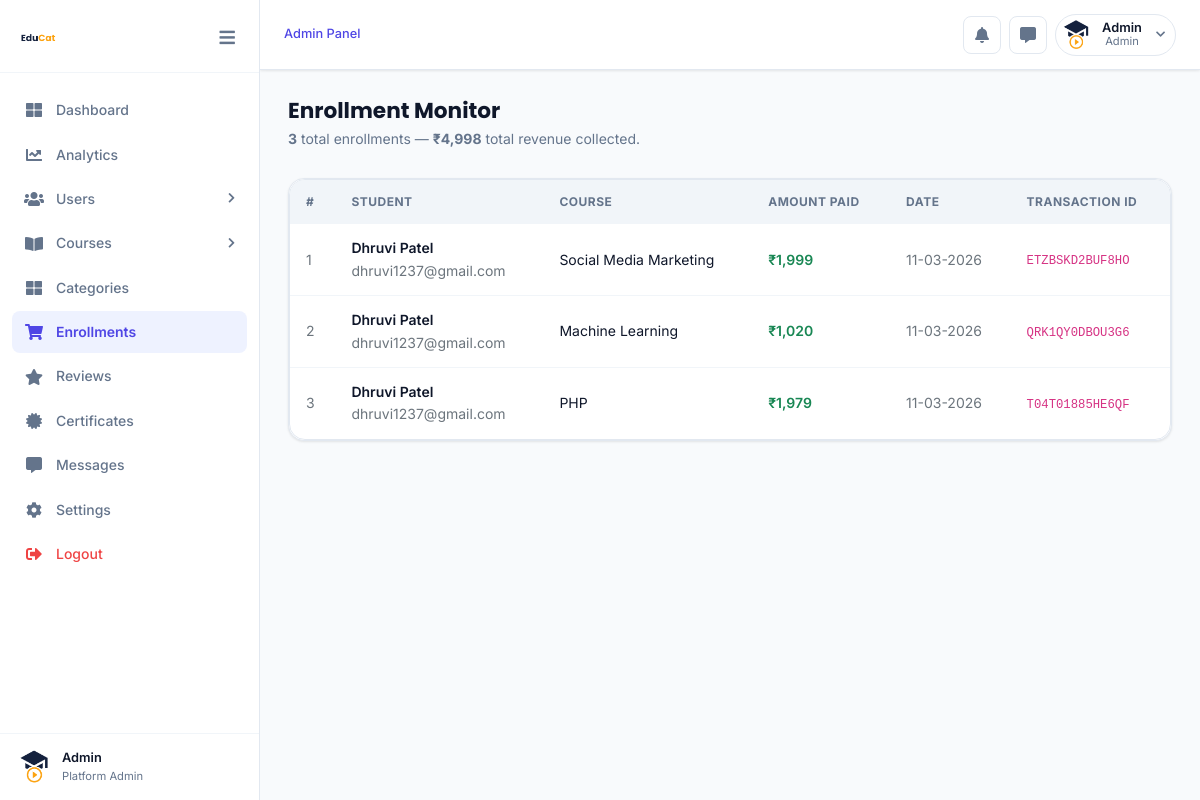
The app's page /dashboard/enrollments.php (signed in) with its own data.
### tables this page shows
CREATE TABLE `user_master` (
  `user_id` int(200) NOT NULL,
  `user_name` varchar(200) NOT NULL,
  `user_email` varchar(200) NOT NULL,
  `user_contact_number` bigint(200) NOT NULL,
  `user_password` varchar(200) NOT NULL,
  `user_profile_photo` varchar(200) NOT NULL DEFAULT 'assets/img/EduCat (4).png',
  `role` int(10) NOT NULL,
  `user_status` tinyint(1) DEFAULT 1,
  `isVerified` int(10) NOT NULL,
  `isActive` int(10) NOT NULL,
  `registration_date` varchar(200) NOT NULL
);

CREATE TABLE `purchased_course_master` (
  `pcm_id` int(200) NOT NULL,
  `course_id` int(200) NOT NULL,
  `user_id` int(200) NOT NULL,
  `payment_amount` int(255) NOT NULL,
  `original_price` int(255) NOT NULL,
  `discount_given` int(255) NOT NULL,
  `purchase_date` varchar(200) NOT NULL,
  `course_favorite` int(10) NOT NULL DEFAULT 0,
  `course_progress` int(255) NOT NULL DEFAULT 0,
  `transaction_id` varchar(200) NOT NULL,
  `course_completed` int(255) NOT NULL,
  `course_rating` int(255) NOT NULL DEFAULT 0
);

CREATE TABLE `course_master` (
  `course_id` int(200) NOT NULL,
  `course_name` varchar(200) NOT NULL,
  `course_image` varchar(200) NOT NULL DEFAULT 'assets/img/notfound.png',
  `course_instructor` int(200) NOT NULL,
  `course_description` varchar(255) NOT NULL,
  `course_language` int(200) NOT NULL,
  `course_price` int(200) NOT NULL,
  `course_discount` int(255) NOT NULL DEFAULT 0,
  `course_category` varchar(200) NOT NULL,
  `course_chapters` int(200) NOT NULL DEFAULT 0,
  `course_demo_lecture` varchar(255) NOT NULL,
  `course_videos` int(200) NOT NULL,
  `course_approved_by_admin` int(200) NOT NULL,
  `course_status` tinyint(1) DEFAULT 1,
  `course_purchases` int(200) NOT NULL,
  `course_lanuched_on` varchar(200) NOT NULL,
  `course_last_updated_on` varchar(200) NOT NULL,
  `course_completion_number` int(200) NOT NULL,
  `course_rating` int(11) NOT NULL
);

### dashboard/enrollments.php (the view, shortened to what this page needs)
<?php
require '../includes/scripts/connection.php';
$enrollments_q = mysqli_query($conn,
    "SELECT pcm.*, um.user_name, um.user_email, cm.course_name, cm.course_price
     FROM purchased_course_master pcm
     LEFT JOIN user_master um ON pcm.user_id = um.user_id
     LEFT JOIN course_master cm ON pcm.course_id = cm.course_id
     ORDER BY pcm.pcm_id DESC");
$total = mysqli_num_rows($enrollments_q);
$total_rev = mysqli_fetch_assoc(mysqli_query($conn,"SELECT COALESCE(SUM(payment_amount),0) r FROM purchased_course_master"))['r'];
?>
<!DOCTYPE html>
<html lang="en">
<head>
<link rel="stylesheet" href="assets/css/bootstrap.min.css">
<link rel="stylesheet" href="assets/plugins/fontawesome/css/all.min.css">
<link rel="stylesheet" href="../instructor/assets/css/instructor.css">
</head>
<body class="instructor-body">
<div class="ins-wrapper">
    <?php include("sidebar.php"); ?>
    <div class="ins-main">
        <?php include("header.php"); ?>
        <div class="ins-content">
            <div class="ins-page-header">
                <div>
                    <h2 class="ins-page-title">Enrollment Monitor</h2>
                    <p class="ins-page-subtitle"><strong><?php echo $total; ?></strong> total enrollments — <strong>₹<?php echo number_format($total_rev); ?></strong> total revenue collected.</p>
                </div>
            </div>
            <div class="ins-card">
                <div class="ins-card__body p-0">
                    <div class="ins-table-wrap">
                        <table class="ins-table">
                            <thead><tr><th>#</th><th>Student</th><th>Course</th><th>Amount Paid</th><th>Date</th><th>Transaction ID</th></tr></thead>
                            <tbody>
                                <?php if($total>0): $i=1; while($r=mysqli_fetch_assoc($enrollments_q)): ?>
                                <tr>
                                    <td class="text-muted"><?php echo $i++; ?></td>
                                    <td>
                                        <div class="fw-600 smallest"><?php echo htmlspecialchars($r['user_name'] ?? 'N/A'); ?></div>
                                        <div class="smallest text-muted"><?php echo htmlspecialchars($r['user_email'] ?? ''); ?></div>
                                    </td>
                                    <td class="smallest"><?php echo htmlspecialchars(mb_substr($r['course_name'] ?? 'N/A', 0, 40)); ?></td>
                                    <td><span class="fw-600 text-success">₹<?php echo number_format($r['payment_amount']); ?></span></td>
                                    <td class="smallest text-muted"><?php echo htmlspecialchars($r['purchase_date']); ?></td>
                                    <td><code class="smallest"><?php echo htmlspecialchars($r['transaction_id']); ?></code></td>
                                </tr>
                                <?php endwhile; else: ?>
                                <tr><td colspan="6" class="text-center py-5"><i class="fas fa-shopping-cart fs-2 d-block mb-2 opacity-25"></i>No enrollments yet.</td></tr>
                                <?php endif; ?>
                            </tbody>
                        </table>
                    </div>
                </div>
            </div>
        </div>
    </div>
</div>
</body></html>

### dashboard/sidebar.php (shortened to what this page needs)
<?php
$currentURL  = $_SERVER['PHP_SELF'];
$currentPage = basename($currentURL);
$coursePages    = ['course-list.php','course-edit.php','course-add.php','course-chapter-list.php','course-chapter-videos-list.php','course-add-chapter.php','course-edit-chapter.php','course-add-video.php','course-edit-video.php'];
$coursesActive  = in_array($currentPage, $coursePages);
$userPages      = ['users.php','instructors.php','students-list.php'];
$usersActive    = in_array($currentPage, $userPages);
?>
<aside class="ins-sidebar" id="ins-sidebar">
    <div class="ins-sidebar__logo">
        <a href="index.php">
            <img src="../assets/img/EduCat (3).png" alt="EduCat" style="height:36px;">
        </a>
        <button id="ins-toggle" style="background:none;border:none;cursor:pointer;margin-left:auto;color:var(--text-muted);font-size:1.1rem;padding:4px;border-radius:6px;transition:var(--transition);" title="Collapse sidebar">
            <i class="fas fa-bars"></i>
        </button>
    </div>
    <nav class="ins-sidebar__nav">
        <ul style="list-style:none;padding:0;margin:0;">
            <li class="ins-nav-item">
                <a href="index.php" class="ins-nav-link <?php echo ($currentPage=='index.php') ? 'active' : ''; ?>">
                    <span class="ins-nav-icon"><i class="fas fa-th-large"></i></span>
                    <span>Dashboard</span>
                </a>
            </li>
            <li class="ins-nav-item">
                <a href="analytics.php" class="ins-nav-link <?php echo ($currentPage=='analytics.php') ? 'active' : ''; ?>">
                    <span class="ins-nav-icon"><i class="fas fa-chart-line"></i></span>
                    <span>Analytics</span>
                </a>
            </li>
            <li class="ins-nav-item">
                <a href="javascript:void(0);" class="ins-nav-link ins-submenu-toggle <?php echo $usersActive ? 'open' : ''; ?>">
                    <span class="ins-nav-icon"><i class="fas fa-users"></i></span>
                    <span>Users</span>
                    <span class="ins-arrow" style="margin-left:auto;font-size:.7rem;transition:transform .25s;<?php echo $usersActive ? 'transform:rotate(90deg);' : ''; ?>"><i class="fas fa-chevron-right"></i></span>
                </a>
            </li>
            <li class="ins-nav-item">
                <a href="javascript:void(0);" class="ins-nav-link ins-submenu-toggle <?php echo $coursesActive ? 'open' : ''; ?>">
                    <span class="ins-nav-icon"><i class="fas fa-book-open"></i></span>
                    <span>Courses</span>
                    <span class="ins-arrow" style="margin-left:auto;font-size:.7rem;transition:transform .25s;<?php echo $coursesActive ? 'transform:rotate(90deg);' : ''; ?>"><i class="fas fa-chevron-right"></i></span>
                </a>
            </li>
            <li class="ins-nav-item">
                <a href="category-list.php" class="ins-nav-link <?php echo ($currentPage=='category-list.php') ? 'active' : ''; ?>">
                    <span class="ins-nav-icon"><i class="fas fa-th-large"></i></span>
                    <span>Categories</span>
                </a>
            </li>
            <li class="ins-nav-item">
                <a href="enrollments.php" class="ins-nav-link <?php echo ($currentPage=='enrollments.php') ? 'active' : ''; ?>">
                    <span class="ins-nav-icon"><i class="fas fa-shopping-cart"></i></span>
                    <span>Enrollments</span>
                </a>
            </li>
            <li class="ins-nav-item">
                <a href="reviews.php" class="ins-nav-link <?php echo ($currentPage=='reviews.php') ? 'active' : ''; ?>">
                    <span class="ins-nav-icon"><i class="fas fa-star"></i></span>
                    <span>Reviews</span>
                </a>
            </li>
            <li class="ins-nav-item">
                <a href="certificates.php" class="ins-nav-link <?php echo ($currentPage=='certificates.php') ? 'active' : ''; ?>">
                    <span class="ins-nav-icon"><i class="fas fa-certificate"></i></span>
                    <span>Certificates</span>
                </a>
            </li>
            <li class="ins-nav-item">
                <a href="messages.php" class="ins-nav-link <?php echo ($currentPage=='messages.php') ? 'active' : ''; ?>">
                    <span class="ins-nav-icon"><i class="fas fa-comment-alt"></i></span>
                    <span>Messages</span>
                </a>
            </li>
            <li class="ins-nav-item">
                <a href="settings.php" class="ins-nav-link <?php echo ($currentPage=='settings.php') ? 'active' : ''; ?>">
                    <span class="ins-nav-icon"><i class="fas fa-cog"></i></span>
                    <span>Settings</span>
                </a>
            </li>
            <li class="ins-nav-item">
                <a href="../logout.php" class="ins-nav-link" style="color: var(--danger);">
                    <span class="ins-nav-icon"><i class="fas fa-sign-out-alt"></i></span>
                    <span>Logout</span>
                </a>
            </li>
        </ul>
    </nav>
    <?php
    if(!isset($userdata)) {
        if(isset($_SESSION['educat_logedin_user_id'])){
            $userdata = mysqli_fetch_assoc(mysqli_query($conn,"SELECT * FROM user_master WHERE user_id=".(int)$_SESSION['educat_logedin_user_id']));
        } else {
            $userdata = ['user_name'=>'Admin','user_email'=>'admin@educat.com','user_profile_photo'=>'assets/img/EduCat (4).png'];
        }
    }
    ?>
    <div class="ins-sidebar__user">
        <img src="../<?php echo $userdata['user_profile_photo']; ?>" alt="" class="ins-avatar ins-avatar-sm" onerror="this.src='../assets/img/EduCat (4).png'">
        <div class="ins-sidebar__user-info">
            <div class="ins-sidebar__user-name"><?php echo htmlspecialchars($userdata['user_name']); ?></div>
            <div class="ins-sidebar__user-role">Platform Admin</div>
        </div>
    </div>
</aside>

### dashboard/header.php (shortened to what this page needs)
<header class="ins-header">
    <div class="ins-header__left">
        <div class="ins-header__breadcrumb">
            <span>Admin Panel</span>
        </div>
    </div>
    <div class="ins-header__right">
        <a href="course-list.php?status=0" class="ins-header__action-btn" title="Pending Course Approvals">
            <i class="fas fa-bell"></i>
        </a>
        <a href="messages.php" class="ins-header__action-btn" title="Messages">
            <i class="fas fa-comment-alt"></i>
        </a>
        <div class="ins-dropdown" id="ins-profile-dropdown">
            <button class="ins-profile-btn" id="ins-profile-btn">
                <img src="../<?php echo $userdata['user_profile_photo']; ?>" alt="" onerror="this.src='../assets/img/EduCat (4).png'">
                <div class="ins-profile-btn__info">
                    <div class="ins-profile-btn__name"><?php echo htmlspecialchars(explode(' ', $userdata['user_name'])[0]); ?></div>
                    <div class="ins-profile-btn__role">Admin</div>
                </div>
                <i class="fas fa-chevron-down" style="font-size:.65rem;color:var(--text-muted);margin-left:4px;"></i>
            </button>
        </div>
    </div>
</header>

### records on screen
user_master: user_profile_photo (picture), user_name "Admin"
purchased_course_master: user.user_name "Dhruvi Patel", user.user_email "dhruvi1237@gmail.com", course.course_name "Social Media Marketing", payment_amount "1,999", purchase_date "11-03-2026", transaction "ETZBSKD2BUF8HO"
purchased_course_master: user.user_name "Dhruvi Patel", user.user_email "dhruvi1237@gmail.com", course.course_name "Machine Learning", payment_amount "1,020", purchase_date "11-03-2026", transaction "QRK1QY0DBOU3G6"
purchased_course_master: user.user_name "Dhruvi Patel", user.user_email "dhruvi1237@gmail.com", course.course_name "PHP", payment_amount "1,979", purchase_date "11-03-2026", transaction "T04T01885HE6QF"

### other values on screen
$total "3"
$total_rev "4,998"
